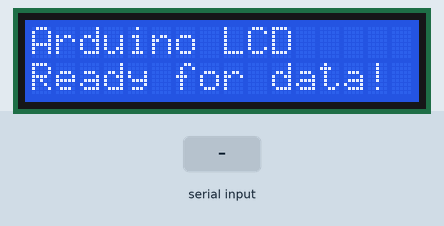
Recording of a sketch running on a simulated Arduino Uno, built with avr-gcc and run on an emulated ATmega328P. Shown: 16×2 character LCD. The inputs (shaded band) are chosen by the test bench. What the sketch prints to the serial monitor is not drawn.

Above: at 0.1 s.
3.3 s: "1\n" received over Serial
At 4.0 s:
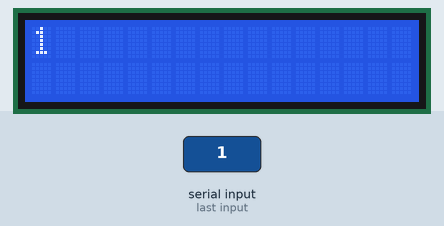
4.8 s: "0\n" received over Serial
At 5.2 s:
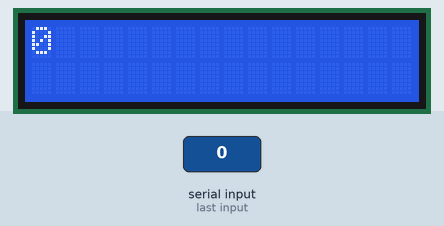
At 15.5 s:
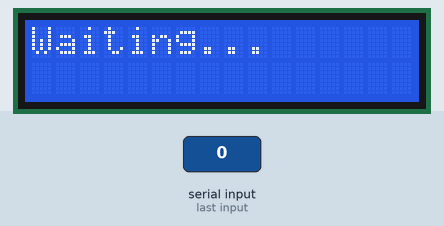
Timing chart, 0 to 16.3 s (numbered marks = the images above; inputs shaded):
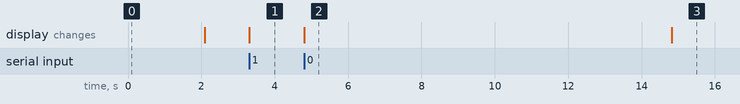

The sketch:

arduino_sketch.ino
```cpp
/*
  Arduino LCD Serial Communication

  This sketch receives messages from the serial port and displays them
  on a 16x2 I2C LCD display.

  Hardware Requirements:
  - Arduino Uno/Nano/Pro Mini
  - 16x2 I2C LCD Display
  - Jumper wires

  Wiring (I2C LCD to Arduino):
  - VCC -> 5V
  - GND -> GND
  - SDA -> A4 (Uno) / Pin 20 (Mega)
  - SCL -> A5 (Uno) / Pin 21 (Mega)

  Libraries needed:
  - LiquidCrystal_I2C (install via Library Manager)
*/

#include <Wire.h>
#include <LiquidCrystal_I2C.h>

// Initialize LCD with I2C address 0x27 (common address)
// If this doesn't work, try 0x3F
LiquidCrystal_I2C lcd(0x27, 16, 2);

String receivedMessage = "";
bool messageComplete = false;
unsigned long lastMessageTime = 0;
const unsigned long MESSAGE_TIMEOUT = 10000; // Clear screen after 10 seconds

void setup() {
  // Initialize serial communication
  Serial.begin(9600);

  // Initialize LCD
  lcd.init();
  lcd.backlight();

  // Display startup message
  lcd.setCursor(0, 0);
  lcd.print("Arduino LCD");
  lcd.setCursor(0, 1);
  lcd.print("Ready for data!");

  Serial.println("Arduino LCD Controller Ready");
  Serial.println("Waiting for messages...");

  delay(2000);
  lcd.clear();
}

void loop() {
  // Check for incoming serial data
  while (Serial.available()) {
    char inChar = (char)Serial.read();

    if (inChar == '\n') {
      messageComplete = true;
      lastMessageTime = millis();
    } else {
      receivedMessage += inChar;
    }
  }

  // Process complete message
  if (messageComplete) {
    displayMessage(receivedMessage);

    // Send confirmation back to computer
    Serial.print("Displayed: ");
    Serial.println(receivedMessage);

    // Reset for next message
    receivedMessage = "";
    messageComplete = false;
  }

  // Clear screen after timeout (optional)
  if (lastMessageTime > 0 && (millis() - lastMessageTime) > MESSAGE_TIMEOUT) {
    lcd.clear();
    lcd.setCursor(0, 0);
    lcd.print("Waiting...");
    lastMessageTime = 0;
  }
}

void displayMessage(String message) {
  lcd.clear();

  // Trim message to fit LCD
  if (message.length() > 32) {
    message = message.substring(0, 32);
  }

  // Display message, wrapping to second line if needed
  if (message.length() <= 16) {
    // Short message - display on first line
    lcd.setCursor(0, 0);
    lcd.print(message);
  } else {
    // Long message - split across two lines
    String line1 = message.substring(0, 16);
    String line2 = message.substring(16);

    lcd.setCursor(0, 0);
    lcd.print(line1);
    lcd.setCursor(0, 1);
    lcd.print(line2);
  }
}

// Function to scan for I2C devices (useful for debugging)
void scanI2C() {
  Serial.println("Scanning I2C devices...");

  for (byte address = 1; address < 127; address++) {
    Wire.beginTransmission(address);
    if (Wire.endTransmission() == 0) {
      Serial.print("I2C device found at address 0x");
      if (address < 16) Serial.print("0");
      Serial.println(address, HEX);
    }
  }
  Serial.println("I2C scan complete");
}
```

Measured:
- after the input at 3.3 s, the display: changes at once (image 1)
- after the input at 4.8 s, the display: changes at once (image 2)
- what the display in image 2 shows lasts 10.0 s, from 4.8 s to 14.8 s
